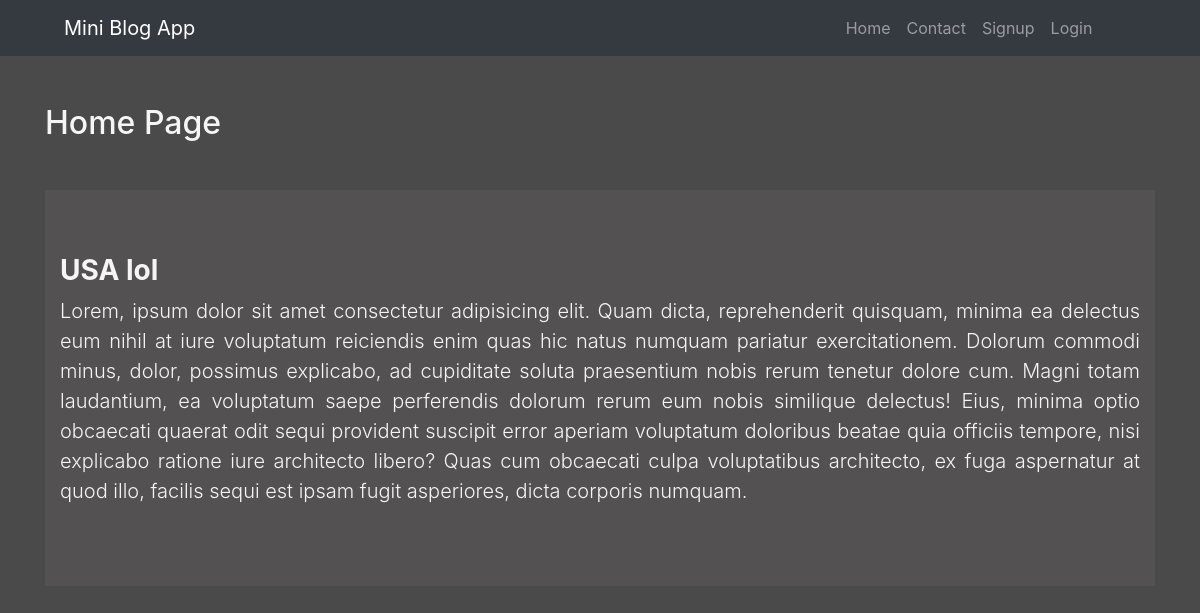
The page / on the database its author committed.
### blog/models.py (models this page shows)
class Post(models.Model):
    title = models.CharField(max_length=150)
    desc = models.TextField()

### blog/views.py (the view)
# urls.py: path('', views.HomeListView.as_view(), name="home"),
class HomeListView(ListView):
    model = Post
    template_name = 'blog/home.html'
    context_object_name = 'posts'

### blog/templates/blog/home.html
{% extends 'blog/base.html' %}
{% block content %}
    <div class="col-sm-12">
        <h2 class="mt-5">Home Page</h2>
        {% if posts %}
            {% for post in posts %}
                <div class="jumbotron jumbotron-fluid jumbo-color my-5">
                    <div class="container">
                        <h3 class="display-5 font-weight-bold">{{post.title}}</h3>
                        <p class="lead text-justify">{{post.desc}}</p>
                    </div>
                </div>
            {% endfor %}
        {% else %}
            <div class="jumbotron jumbotron-fluid jumbo-color my-5">
                <div class="container">
                    <h3 class="display-4 font-weight-bold">No Post Available</h3>
                </div>
            </div>
        {% endif %}
    </div>
{% endblock content %}

### blog/templates/blog/base.html (shortened to what this page needs)
<!DOCTYPE html>
{% load static %}
<html lang="en">
<head>
    <link rel="stylesheet" href="https://stackpath.bootstrapcdn.com/bootstrap/4.4.1/css/bootstrap.min.css">
    <link rel="stylesheet" href="{% static 'blog/css/style.css' %}">
</head>
<body>
    {% include 'blog/navbar.html' %}
    <div class="container">
        <div class="row">
                {% block content %}
                {% endblock content %}
        </div>
    </div>
</body>
</html>

### blog/templates/blog/navbar.html (shortened to what this page needs)
<nav class="navbar navbar-expand-lg navbar-dark bg-dark">
    <a class="navbar-brand ml-5" style="margin-right: 55%" href="{% url 'home' %}">Mini Blog App</a>
    <div class="collapse navbar-collapse" id="navbarSupportedContent">
        <ul class="navbar-nav">
            <li class="nav-item">
                <a class="nav-link" href="{% url 'home' %}">Home</a>
            </li>
            <li class="nav-item">
                <a class="nav-link" href="{% url 'contact' %}">Contact</a>
            </li>
            {% if not request.user.is_authenticated %}
                <li class="nav-item">
                    <a class="nav-link" href="{% url 'signup' %}">Signup</a>
                </li>
            {% endif %}
            {% if not request.user.is_authenticated %}
                <li class="nav-item">
                    <a class="nav-link" href="{% url 'login' %}">Login</a>
                </li>
            {% endif %}
        </ul>
    </div>
</nav>

### blog/static/blog/css/style.css (style rules this page uses)
body { background-color: rgb(75,74,74); color: whitesmoke; }
.jumbo-color { background-color: rgb(83, 81, 81); color: whitesmoke; }

### rows shown on the page
Post: title "USA lol", desc "Lorem, ipsum dolor sit amet consectetur adipisicing elit. Quam dicta, reprehenderit quisquam, minima ea delectus eum nihil at iure voluptatum reiciendis enim quas hic natus numquam pariatur exercitationem. Dolorum commodi minus, dolor, possimus explicabo, ad cupiditate soluta praesentium nobis rerum tenetur dolore cum. Magni totam laudantium, ea voluptatum saepe perferendis dolorum rerum eum nobis similique delectus! Eius, minima optio obcaecati quaerat odit sequi provident suscipit error aperiam voluptatum doloribus beatae quia officiis tempore, nisi explicabo ratione iure architecto libero? Quas cum obcaecati culpa voluptatibus architecto, ex fuga aspernatur at quod illo, facilis sequi…"
